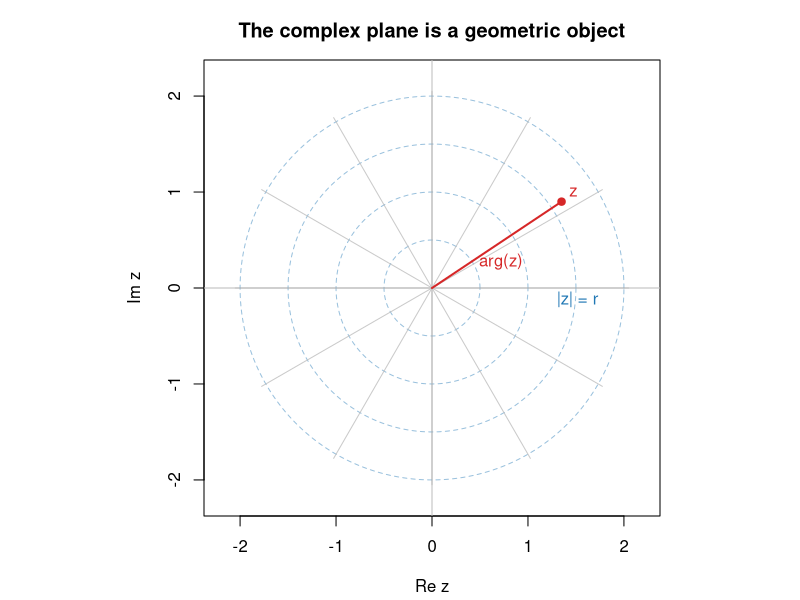
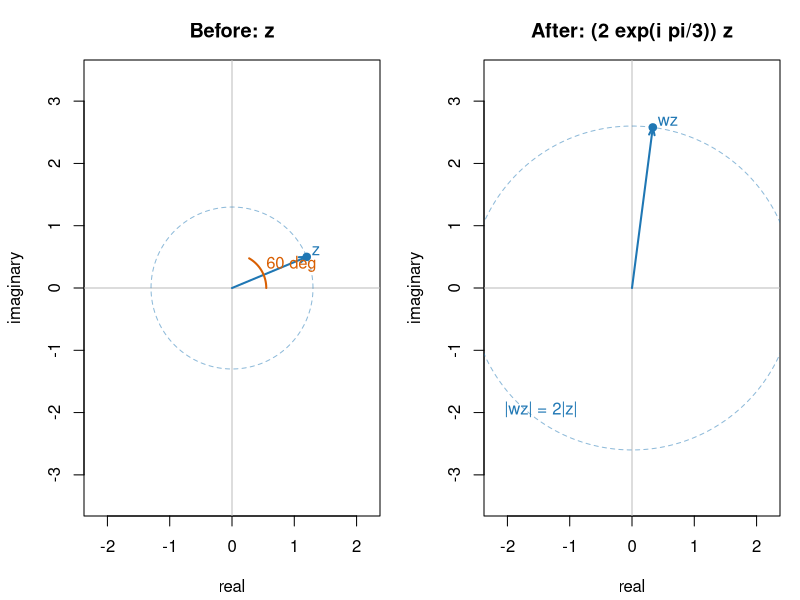
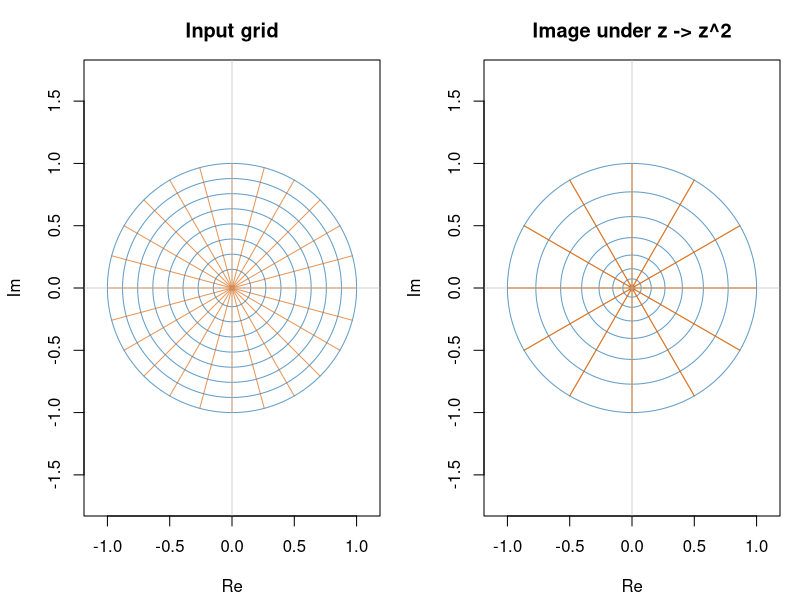
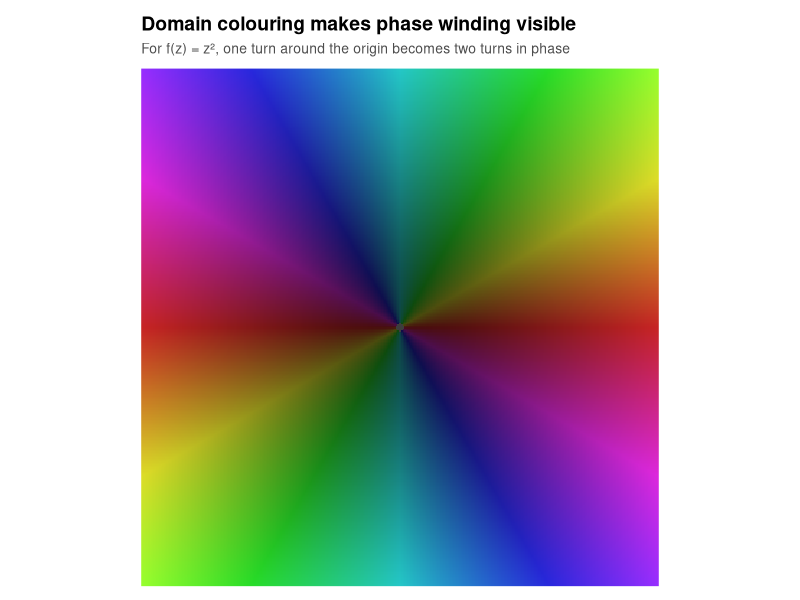
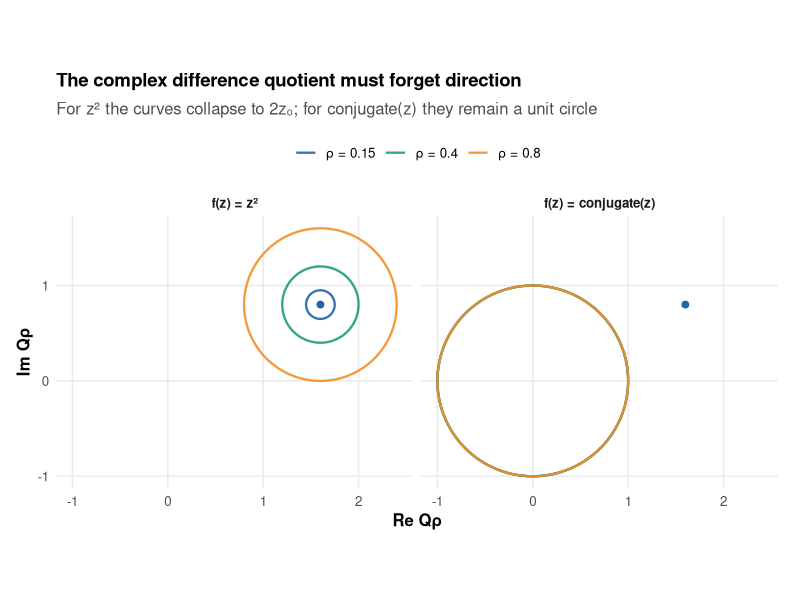
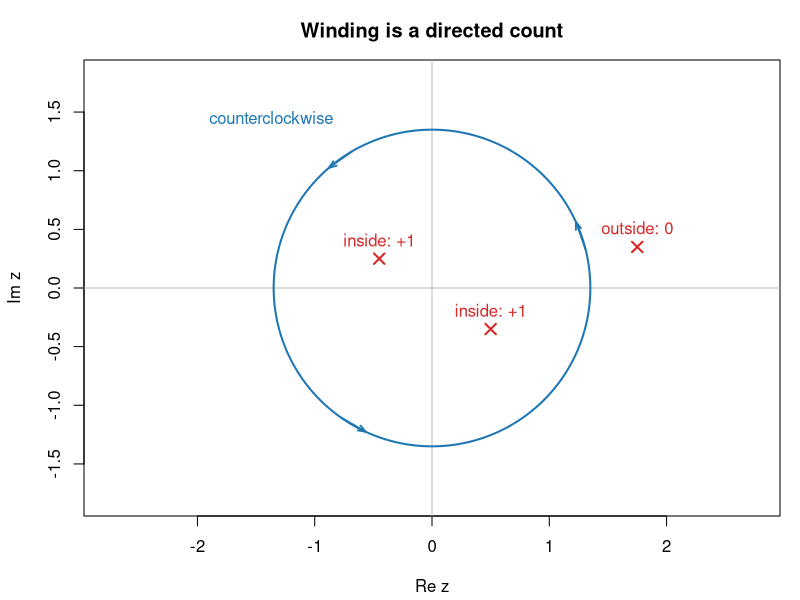
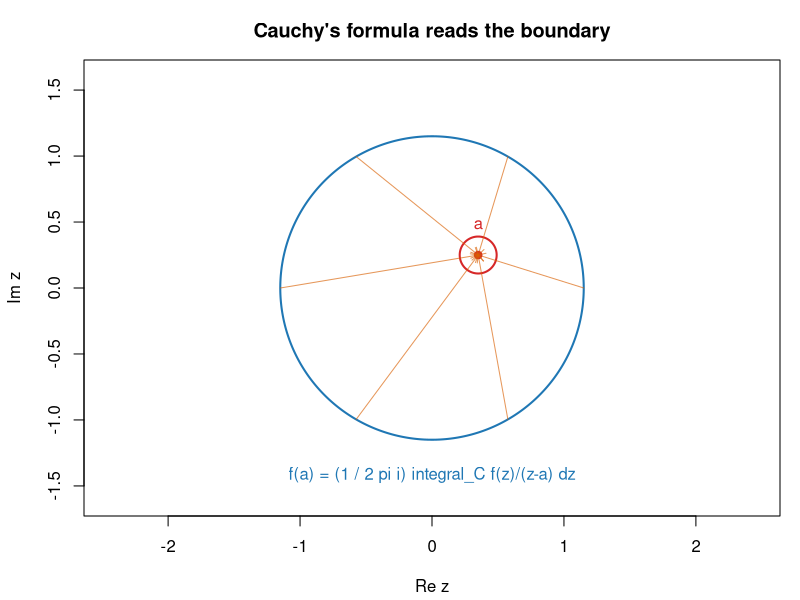
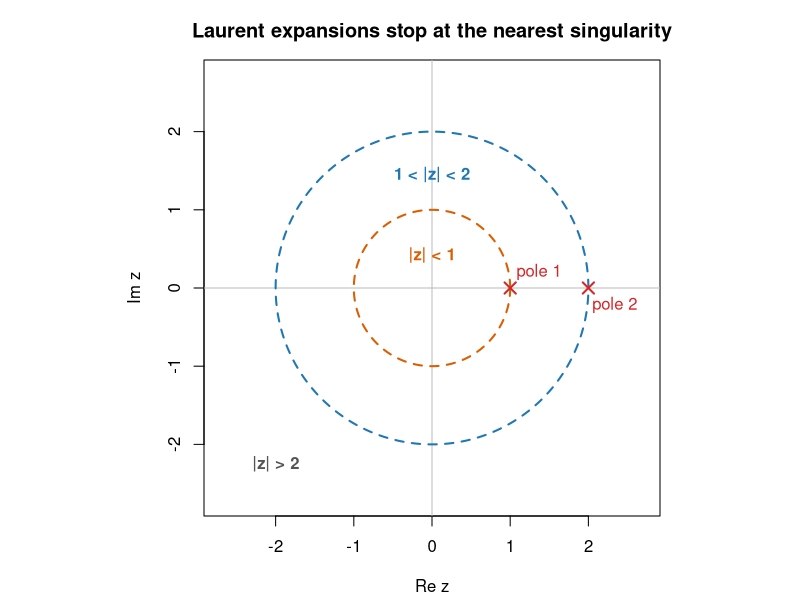

Here is the R script that generated these plots, in order:
#!/usr/bin/env Rscript
# Reproducible figures for the complex-analysis primer.
# Run inside the rocker/tidyverse container through Justfile: plots.

suppressPackageStartupMessages({
  library(ggplot2)
  library(dplyr)
  library(tidyr)
})

dir.create("figures", showWarnings = FALSE, recursive = TRUE)

FIGDPI <- 150
BLUE <- "#1f77b4"
ORANGE <- "#d95f02"
GREEN <- "#1b9e77"
RED <- "#d62728"
PURPLE <- "#7570b3"
GRID <- "#bdbdbd"

arrow_line <- function(x, y, col = "black", lwd = 1.5, len = 0.08) {
  arrows(x[1], y[1], x[2], y[2], col = col, lwd = lwd,
         length = len, angle = 20)
}

circle <- function(cx = 0, cy = 0, r = 1, col = "black", lwd = 1, lty = 1) {
  th <- seq(0, 2 * pi, length.out = 400)
  lines(cx + r * cos(th), cy + r * sin(th), col = col, lwd = lwd, lty = lty)
}

save_png <- function(name, width = 900, height = 600) {
  png(file.path("figures", name), width = width, height = height, res = FIGDPI)
}

theme_primer <- function(base_size = 12) {
  theme_minimal(base_size = base_size) +
    theme(
      plot.title = element_text(face = "bold", size = rel(1.12), margin = margin(b = 8)),
      plot.subtitle = element_text(color = "#4d4d4d", margin = margin(b = 10)),
      axis.title = element_text(face = "bold"),
      panel.grid.minor = element_blank(),
      legend.position = "top",
      legend.title = element_blank(),
      plot.margin = margin(12, 16, 10, 12)
    )
}

save_gg <- function(plot, name, width = 8.5, height = 5.6) {
  ggsave(file.path("figures", name), plot, width = width, height = height,
         dpi = FIGDPI, bg = "white")
}

# 1. The complex plane: modulus, argument, and polar geometry.
save_png("complex_plane_geometry.png")
par(mar = c(4.2, 4.2, 3, 1), pty = "s")
plot(NA, xlim = c(-2.2, 2.2), ylim = c(-2.2, 2.2), asp = 1,
     xlab = "Re z", ylab = "Im z", main = "The complex plane is a geometric object")
abline(h = 0, v = 0, col = GRID)
for (r in c(0.5, 1, 1.5, 2)) circle(r = r, col = adjustcolor(BLUE, .45), lty = 2)
for (th in seq(0, 2 * pi - pi / 6, by = pi / 6))
  lines(c(0, 2.05 * cos(th)), c(0, 2.05 * sin(th)), col = adjustcolor(GRID, .8))
z <- c(1.35, .9)
lines(c(0, z[1]), c(0, z[2]), col = RED, lwd = 2)
points(z[1], z[2], pch = 19, col = RED)
text(z[1] + .08, z[2] + .1, "z", col = RED, adj = 0)
text(1.52, -.12, "|z| = r", col = BLUE)
text(.72, .27, "arg(z)", col = RED)
dev.off()

# 2. Multiplication by a complex number: rotation plus scaling.
save_png("complex_multiplication.png")
par(mfrow = c(1, 2), mar = c(4.2, 4.2, 3, 1))
z0 <- 1.2 + .5i
multiplier <- 2 * exp(1i * pi / 3)
z1 <- multiplier * z0
for (which in 1:2) {
  plot(NA, xlim = c(-2.2, 2.2), ylim = c(-2.2, 2.2), asp = 1,
       xlab = "real", ylab = "imaginary",
       main = if (which == 1) "Before: z" else "After: (2 exp(i pi/3)) z")
  abline(h = 0, v = 0, col = GRID)
  a <- if (which == 1) z0 else z1
  circle(r = Mod(a), col = adjustcolor(BLUE, .5), lty = 2)
  arrow_line(c(0, Re(a)), c(0, Im(a)), BLUE, 2)
  points(Re(a), Im(a), pch = 19, col = BLUE)
  text(Re(a) + .08, Im(a) + .1, if (which == 1) "z" else "wz", col = BLUE, adj = 0)
  if (which == 1) {
    arc <- seq(0, Arg(multiplier), length.out = 100)
    lines(.55 * cos(arc), .55 * sin(arc), col = ORANGE, lwd = 2)
    text(.55, .38, "60 deg", col = ORANGE, adj = 0)
  } else text(-2.05, -1.95, "|wz| = 2|z|", col = BLUE, adj = 0)
}
dev.off()

# 3. A conformal grid under z -> z^2.
save_png("conformal_grid_square.png")
par(mfrow = c(1, 2), mar = c(4.2, 4.2, 3, 1))
t <- seq(0, 1, length.out = 300)
for (which in 1:2) {
  plot(NA, xlim = c(-1.1, 1.1), ylim = c(-1.1, 1.1), asp = 1,
       xlab = "Re", ylab = "Im",
       main = if (which == 1) "Input grid" else "Image under z -> z^2")
  for (r in seq(.15, 1, length.out = 8)) {
    z <- r * exp(1i * 2 * pi * t)
    if (which == 2) z <- z^2
    lines(Re(z), Im(z), col = adjustcolor(BLUE, .7))
  }
  for (th in seq(0, 2 * pi - pi / 12, length.out = 24)) {
    z <- t * exp(1i * th)
    if (which == 2) z <- z^2
    lines(Re(z), Im(z), col = adjustcolor(ORANGE, .65))
  }
  abline(h = 0, v = 0, col = adjustcolor(GRID, .7))
}
dev.off()

# 4. Domain colouring: phase is hue and magnitude is brightness.
grid <- expand.grid(x = seq(-1.55, 1.55, length.out = 360),
                    y = seq(-1.55, 1.55, length.out = 360))
grid$z <- with(grid, x + 1i * y)
grid$w <- grid$z^2
grid$phase <- (Arg(grid$w) %% (2 * pi)) / (2 * pi)
grid$brightness <- scales::rescale(log1p(Mod(grid$w)), to = c(.28, 1))
grid$colour <- hsv(grid$phase, .82, grid$brightness)
grid$colour[abs(grid$z) < .025] <- "#3d3d3d"
domain_colouring <- ggplot(grid, aes(x, y, fill = colour)) +
  geom_raster() +
  scale_fill_identity() +
  coord_fixed(xlim = c(-1.55, 1.55), ylim = c(-1.55, 1.55), expand = FALSE) +
  labs(title = "Domain colouring makes phase winding visible",
       subtitle = "For f(z) = z², one turn around the origin becomes two turns in phase") +
  theme_void(base_size = 12) +
  theme(plot.title = element_text(face = "bold", size = 14, margin = margin(b = 5)),
        plot.subtitle = element_text(color = "#4d4d4d", size = 10, margin = margin(b = 8)),
        plot.margin = margin(12, 16, 10, 16))
save_gg(domain_colouring, "domain_colouring_z2.png", 8, 6)

# 5. Directional difference quotients reveal complex differentiability.
theta <- seq(0, 2 * pi, length.out = 500)
z0 <- .8 + .4i
quotients <- expand.grid(theta = theta, rho = c(.8, .4, .15),
                         function_name = c("f(z) = z²", "f(z) = conjugate(z)")) |>
  mutate(h = rho * exp(1i * theta),
         q = ifelse(function_name == "f(z) = z²",
                    (z0 + h)^2 - z0^2,
                    Conj(z0 + h) - Conj(z0)) / h,
         radius = paste0("ρ = ", rho))
quotient_plot <- ggplot(quotients, aes(Re(q), Im(q), colour = radius)) +
  geom_path(linewidth = .8, alpha = .9) +
  geom_point(data = tibble(x = Re(2 * z0), y = Im(2 * z0)),
             aes(x, y), inherit.aes = FALSE, colour = "#2166ac", size = 2) +
  facet_wrap(~ function_name, nrow = 1) +
  coord_fixed() +
  scale_colour_manual(values = c("ρ = 0.8" = "#f28e2b", "ρ = 0.4" = "#1b9e77", "ρ = 0.15" = "#2166ac")) +
  labs(title = "The complex difference quotient must forget direction",
       subtitle = "For z² the curves collapse to 2z₀; for conjugate(z) they remain a unit circle",
       x = "Re Qρ", y = "Im Qρ") +
  theme_primer() + theme(legend.position = "top", strip.text = element_text(face = "bold"))
save_gg(quotient_plot, "difference_quotients.png", 9, 5.4)

# 6. A directed contour and its winding numbers.
save_png("contour_winding.png")
par(mar = c(4.2, 4.2, 3, 1))
plot(NA, xlim = c(-2.2, 2.2), ylim = c(-1.8, 1.8), asp = 1,
     xlab = "Re z", ylab = "Im z", main = "Winding is a directed count")
abline(h = 0, v = 0, col = GRID)
circle(r = 1.35, col = BLUE, lwd = 2)
th <- seq(0, 2 * pi, length.out = 100)
for (a in c(.25, 2.1, 4.1)) {
  p <- c(1.35 * cos(a), 1.35 * sin(a))
  q <- c(1.35 * cos(a + .18), 1.35 * sin(a + .18))
  arrow_line(c(p[1], q[1]), c(p[2], q[2]), BLUE, 1.8)
}
points(c(-.45, .5, 1.75), c(.25, -.35, .35), pch = 4, col = RED, lwd = 2, cex = 1.4)
text(c(-.45, .5, 1.75), c(.25, -.35, .35) + .16,
     c("inside: +1", "inside: +1", "outside: 0"), col = RED)
text(-1.9, 1.45, "counterclockwise", col = BLUE, adj = 0)
dev.off()

# 6. Cauchy's formula: the interior value is controlled by a boundary circle.
save_png("cauchy_integral_formula.png")
par(mar = c(4.2, 4.2, 3, 1))
plot(NA, xlim = c(-1.8, 1.8), ylim = c(-1.6, 1.6), asp = 1,
     xlab = "Re z", ylab = "Im z", main = "Cauchy's formula reads the boundary")
circle(r = 1.15, col = BLUE, lwd = 2)
circle(cx = .35, cy = .25, r = .14, col = RED, lwd = 2)
points(.35, .25, pch = 19, col = RED)
for (a in seq(0, 2 * pi - pi / 3, by = pi / 3)) {
  x <- c(1.15 * cos(a), .35)
  y <- c(1.15 * sin(a), .25)
  arrows(x[1], y[1], x[2], y[2], col = adjustcolor(ORANGE, .65), length = .08)
}
text(.35, .48, "a", col = RED)
text(0, -1.42, "f(a) = (1 / 2 pi i) integral_C f(z)/(z-a) dz", col = BLUE)
dev.off()

# 7. Laurent annuli and the singularities at radii 1 and 2.
save_png("laurent_annuli.png")
par(mar = c(4.2, 4.2, 3, 1), pty = "s")
plot(NA, xlim = c(-2.7, 2.7), ylim = c(-2.7, 2.7), asp = 1,
     xlab = "Re z", ylab = "Im z", main = "Laurent expansions stop at the nearest singularity")
abline(h = 0, v = 0, col = GRID)
circle(r = 1, col = ORANGE, lty = 2, lwd = 2)
circle(r = 2, col = BLUE, lty = 2, lwd = 2)
points(c(1, 2), c(0, 0), pch = 4, col = RED, lwd = 2, cex = 1.5)
text(1.08, .2, "pole 1", col = RED, adj = 0)
text(2.05, -.22, "pole 2", col = RED, adj = 0)
text(0, .42, "|z| < 1", col = ORANGE, font = 2)
text(0, 1.45, "1 < |z| < 2", col = BLUE, font = 2)
text(-2.3, -2.25, "|z| > 2", col = "#555555", font = 2, adj = 0)
dev.off()

# 8. Semicircle contour selected by exponential decay.
save_png("semicircle_contour.png")
par(mar = c(4.2, 4.2, 3, 1))
plot(NA, xlim = c(-2.3, 2.3), ylim = c(-.35, 2.3), asp = 1,
     xlab = "Re z", ylab = "Im z", main = "The sign of the phase selects the half-plane")
th <- seq(pi, 0, length.out = 200)
lines(2 * cos(th), 2 * sin(th), col = BLUE, lwd = 2)
lines(seq(-2, 2, length.out = 200), rep(0, 200), col = BLUE, lwd = 2)
arrows(-1.5, 0, -1.1, 0, col = BLUE, length = .1)
arrows(1.1, 0, 1.5, 0, col = BLUE, length = .1)
arrows(2 * cos(.8), 2 * sin(.8), 2 * cos(.68), 2 * sin(.68), col = BLUE, length = .1)
points(0, 1, pch = 4, col = RED, lwd = 2, cex = 1.5)
text(.15, 1, "pole", col = RED, adj = 0)
text(-2.1, 2.15, "upper semicircle", col = BLUE, adj = 0)
dev.off()

# 9. Keyhole contour around a branch cut.
save_png("keyhole_contour.png")
par(mar = c(4.2, 4.2, 3, 1))
plot(NA, xlim = c(-2.4, 2.4), ylim = c(-2.3, 2.3), asp = 1,
     xlab = "Re z", ylab = "Im z", main = "A keyhole contour has two banks of the cut")
eps <- .35; R <- 2
lines(seq(eps, R, length.out = 200), rep(.12, 200), col = BLUE, lwd = 2)
lines(seq(R, eps, length.out = 200), rep(-.12, 200), col = BLUE, lwd = 2)
th_outer <- seq(0, 2 * pi, length.out = 250)
th_inner <- seq(2 * pi, 0, length.out = 120)
lines(R * cos(th_outer), R * sin(th_outer), col = BLUE, lwd = 2)
lines(eps * cos(th_inner), eps * sin(th_inner), col = BLUE, lwd = 2)
arrows(1.1, .12, 1.45, .12, col = ORANGE, length = .1)
arrows(1.45, -.12, 1.1, -.12, col = ORANGE, length = .1)
arrows(R * cos(.7), R * sin(.7), R * cos(.82), R * sin(.82), col = ORANGE, length = .1)
points(-.8, 0, pch = 4, col = RED, lwd = 2, cex = 1.4)
text(-1.8, .35, "pole -1", col = RED, adj = 0)
text(1.15, 1.25, "outer arc", col = BLUE)
text(.55, -.55, "inner arc", col = BLUE)
text(.85, .34, "upper bank", col = ORANGE)
text(.85, -.34, "lower bank", col = ORANGE)
dev.off()

# 10. Argument principle: a boundary image winds around the origin.
save_png("argument_principle_winding.png")
par(mfrow = c(1, 2), mar = c(4.2, 4.2, 3, 1))
th <- seq(0, 2 * pi, length.out = 600)
z <- 1.5 * exp(1i * th)
fz <- (z - 1)^2 / (z * (z - 2))
plot(Re(z), Im(z), type = "l", asp = 1, col = BLUE, lwd = 2,
     xlab = "Re z", ylab = "Im z", main = "Contour |z| = 3/2")
abline(h = 0, v = 0, col = GRID)
for (j in c(80, 280, 480)) arrow_line(c(Re(z[j]), Re(z[j + 4])),
                                         c(Im(z[j]), Im(z[j + 4])), BLUE, 1.5)
points(0, 0, pch = 4, col = RED, lwd = 2)
points(1, 0, pch = 1, col = RED, lwd = 2)
plot(Re(fz), Im(fz), type = "l", asp = 1, col = RED, lwd = 2,
     xlab = "Re f(z)", ylab = "Im f(z)", main = "Image winds once")
abline(h = 0, v = 0, col = GRID)
for (j in c(80, 280, 480)) arrow_line(c(Re(fz[j]), Re(fz[j + 4])),
                                         c(Im(fz[j]), Im(fz[j + 4])), RED, 1.5)
points(0, 0, pch = 4, col = "black", lwd = 2)
dev.off()

# 11. A Mobius map from the upper half-plane to the unit disk.
save_png("mobius_half_plane_disk.png")
par(mfrow = c(1, 2), mar = c(4.2, 4.2, 3, 1))
xx <- seq(-3, 3, length.out = 300)
yy <- seq(.15, 3, length.out = 10)
for (which in 1:2) {
  plot(NA, xlim = if (which == 1) c(-3.2, 3.2) else c(-1.2, 1.2),
       ylim = if (which == 1) c(-.2, 3.2) else c(-1.2, 1.2), asp = 1,
       xlab = "real", ylab = "imaginary",
       main = if (which == 1) "Upper half-plane" else "Image under (z-i)/(z+i)")
  if (which == 1) {
    for (y in yy) lines(xx, rep(y, length(xx)), col = adjustcolor(BLUE, .45))
    for (x in seq(-3, 3, by = .5)) lines(rep(x, 300), seq(.15, 3, length.out = 300), col = adjustcolor(ORANGE, .45))
  } else {
    for (y in yy) { w <- (xx + 1i * y - 1i) / (xx + 1i * y + 1i); lines(Re(w), Im(w), col = adjustcolor(BLUE, .45)) }
    for (x in seq(-3, 3, by = .5)) { zz <- x + 1i * seq(.15, 3, length.out = 300); w <- (zz - 1i) / (zz + 1i); lines(Re(w), Im(w), col = adjustcolor(ORANGE, .45)) }
    circle(r = 1, col = "black", lwd = 1.5)
  }
}
dev.off()

# 12. Wedge straightening by a power map.
save_png("wedge_map.png")
par(mfrow = c(1, 2), mar = c(4.2, 4.2, 3, 1))
alpha <- pi / 3
for (which in 1:2) {
  plot(NA, xlim = c(0, 1.15), ylim = c(0, 1.15), asp = 1,
       xlab = "real", ylab = "imaginary",
       main = if (which == 1) "Wedge of angle pi/3" else "Image under z -> z^(pi/alpha)")
  for (r in seq(.15, 1, length.out = 8)) {
    zz <- r * exp(1i * seq(0, alpha, length.out = 300))
    if (which == 2) zz <- zz^(pi / alpha)
    lines(Re(zz), Im(zz), col = adjustcolor(BLUE, .65))
  }
  for (th in seq(0, alpha, length.out = 8)) {
    zz <- seq(0, 1, length.out = 300) * exp(1i * th)
    if (which == 2) zz <- zz^(pi / alpha)
    lines(Re(zz), Im(zz), col = adjustcolor(ORANGE, .65))
  }
}
dev.off()

# 13. The Poisson kernel concentrates near the boundary point.
x <- seq(-pi, pi, length.out = 1000)
poisson <- expand.grid(theta = x, r = c(.25, .60, .90)) |>
  mutate(P = (1 - r^2) / (1 - 2 * r * cos(theta) + r^2),
         radius = sprintf("r = %.2f", r))
poisson_plot <- ggplot(poisson, aes(theta, P, colour = radius)) +
  geom_line(linewidth = 1.05) +
  geom_vline(xintercept = 0, linetype = "dashed", colour = "#777777") +
  scale_colour_manual(values = c("#2166ac", "#f28e2b", "#d73027")) +
  scale_x_continuous(breaks = c(-pi, -pi/2, 0, pi/2, pi),
                     labels = c("−π", "−π/2", "0", "π/2", "π")) +
  labs(title = "Poisson kernels concentrate at the boundary point",
       subtitle = "As r approaches 1, the kernel becomes a sharper averaging window",
       x = "boundary angle θ", y = "Pᵣ(θ)") +
  theme_primer()
save_gg(poisson_plot, "poisson_kernel.png")

# 14. A complex potential and its streamlines.
save_png("complex_potential_flow.png")
par(mar = c(4.2, 4.2, 3, 1))
xx <- seq(-2.2, 2.2, length.out = 350)
yy <- seq(-2.2, 2.2, length.out = 350)
zz <- outer(xx, yy, FUN = function(x, y) x + 1i * y)
F <- zz + .7 / zz
F[Mod(zz) <= sqrt(.7)] <- NA_complex_
lev <- seq(-3, 3, length.out = 13)
plot(NA, xlim = c(-2.2, 2.2), ylim = c(-2.2, 2.2), asp = 1,
     xlab = "Re z", ylab = "Im z", main = "Complex potential flow")
contour(xx, yy, Im(F), levels = lev, drawlabels = FALSE, add = TRUE, col = BLUE)
contour(xx, yy, Re(F), levels = lev, drawlabels = FALSE, add = TRUE, col = ORANGE, lty = 2)
circle(r = sqrt(.7), col = RED, lty = 2)
points(c(-sqrt(.7), sqrt(.7)), c(0, 0), pch = 19, col = RED)
legend("topleft", legend = c("Im F: streamlines", "Re F: equipotentials"),
       col = c(BLUE, ORANGE), lty = c(1, 2), bty = "n")
dev.off()

# 15. Periodic trapezoidal convergence for a contour integral.
N <- 2^(3:10)
err_inside <- sapply(N, function(n) {
  th <- 2 * pi * (0:(n - 1)) / n
  z <- 2 * exp(1i * th)
  val <- sum(exp(z) / (z - 1) * 1i * 2 * exp(1i * th)) * 2 * pi / n
  abs(val - 2 * pi * 1i * exp(1))
})
err_outside <- sapply(N, function(n) {
  th <- 2 * pi * (0:(n - 1)) / n
  z <- .5 * exp(1i * th)
  val <- sum(exp(z) / (z - 1) * 1i * .5 * exp(1i * th)) * 2 * pi / n
  abs(val)
})
quadrature <- tibble(
  N = rep(N, 2),
  error = c(err_inside, err_outside),
  case = c(rep("pole inside: exact value", length(err_inside)),
           rep("pole outside: zero", length(err_outside)))
)
quadrature_plot <- ggplot(quadrature, aes(N, error, colour = case, shape = case)) +
  geom_line(linewidth = .9) + geom_point(size = 2.3) +
  scale_x_continuous(trans = "log2", breaks = N, labels = N) + scale_y_log10() +
  scale_colour_manual(values = c("#2166ac", "#d73027")) +
  labs(title = "Contour quadrature: check the contour before trusting the limit",
       subtitle = "Both valid contours converge rapidly, but they compute different residue-theorem values",
       x = "number of nodes N", y = "absolute error") +
  theme_primer() + theme(legend.position = "top")
save_gg(quadrature_plot, "contour_quadrature_convergence.png")

# 16. Laplace's method: separate the landscape from the concentration.
x <- seq(-2.5, 2.5, length.out = 800)
f <- x^2 / 2 + .08 * x^4
laplace <- expand.grid(x = x, lambda = c(1, 4, 12)) |>
  mutate(f = x^2 / 2 + .08 * x^4,
         weight = exp(-lambda * f),
         lambda_label = paste0("λ = ", lambda))
landscape <- tibble(x = x, value = f, panel = "landscape f(x)",
                    lambda_label = "landscape")
weights <- laplace |>
  transmute(x, value = weight, panel = "normalised weight exp(−λf(x))",
            lambda_label)
laplace_data <- bind_rows(landscape, weights)
laplace_plot <- ggplot(laplace_data, aes(x, value, colour = lambda_label)) +
  geom_line(linewidth = 1.05) +
  facet_grid(. ~ panel, scales = "free_y") +
  scale_colour_manual(values = c("landscape" = "#2166ac", "λ = 1" = "#f28e2b", "λ = 4" = "#1b9e77", "λ = 12" = "#d73027")) +
  labs(title = "Laplace's method is local near the minimiser",
       subtitle = "The left panel shows the landscape; the right panel shows how increasing λ concentrates the weight",
       x = "x", y = NULL) +
  theme_primer() + theme(legend.position = "top", strip.text = element_text(face = "bold"))
save_gg(laplace_plot, "laplace_method.png", 9, 5.8)

cat("Generated 16 complex-analysis figures in figures/.\n")
